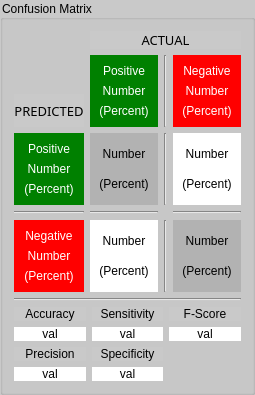
       <widget class="QGroupBox" name="groupBox_2">
        <property name="styleSheet">
         <string notr="true">background-color: #c9c9c9</string>
        </property>
        <property name="title">
         <string>Confusion Matrix</string>
        </property>
        <layout class="QVBoxLayout" name="verticalLayout_13">
         <item>
          <layout class="QGridLayout" name="gridLayout_5">
           <item row="1" column="1" rowspan="2">
            <widget class="QWidget" name="widget_8" native="true">
             <property name="styleSheet">
              <string notr="true">background-color: green</string>
             </property>
             <layout class="QVBoxLayout" name="verticalLayout">
              <item>
               <widget class="QLabel" name="label_21">
                <property name="styleSheet">
                 <string notr="true">color: white</string>
                </property>
                <property name="text">
                 <string>Positive</string>
                </property>
                <property name="alignment">
                 <set>Qt::AlignCenter</set>
                </property>
               </widget>
              </item>
              <item>
               <widget class="QLabel" name="actPosNum_lbl">
                <property name="styleSheet">
                 <string notr="true">color: white</string>
                </property>
                <property name="text">
                 <string>Number</string>
                </property>
                <property name="alignment">
                 <set>Qt::AlignCenter</set>
                </property>
               </widget>
              </item>
              <item>
               <widget class="QLabel" name="actPosPerc_lbl">
                <property name="styleSheet">
                 <string notr="true">color: white</string>
                </property>
                <property name="text">
                 <string>(Percent)</string>
                </property>
                <property name="alignment">
                 <set>Qt::AlignCenter</set>
                </property>
               </widget>
              </item>
             </layout>
            </widget>
           </item>
           <item row="4" column="3">
            <widget class="Line" name="line_11">
             <property name="orientation">
              <enum>Qt::Horizontal</enum>
             </property>
            </widget>
           </item>
           <item row="4" column="1">
            <widget class="Line" name="line_10">
             <property name="orientation">
              <enum>Qt::Horizontal</enum>
             </property>
            </widget>
           </item>
           <item row="3" column="2">
            <widget class="Line" name="line_8">
             <property name="orientation">
              <enum>Qt::Vertical</enum>
             </property>
            </widget>
           </item>
           <item row="2" column="0">
            <widget class="QLabel" name="label_19">
             <property name="font">
              <font>
               <family>MS Reference Sans Serif</family>
               <pointsize>10</pointsize>
              </font>
             </property>
             <property name="layoutDirection">
              <enum>Qt::LeftToRight</enum>
             </property>
             <property name="text">
              <string>PREDICTED</string>
             </property>
             <property name="alignment">
              <set>Qt::AlignCenter</set>
             </property>
            </widget>
           </item>
           <item row="5" column="2">
            <widget class="Line" name="line_9">
             <property name="orientation">
              <enum>Qt::Vertical</enum>
             </property>
            </widget>
           </item>
           <item row="4" column="0">
            <widget class="Line" name="line_4">
             <property name="orientation">
              <enum>Qt::Horizontal</enum>
             </property>
            </widget>
           </item>
           <item row="5" column="1">
            <widget class="QWidget" name="widget_22" native="true">
             <property name="styleSheet">
              <string notr="true">background-color:white</string>
             </property>
             <layout class="QVBoxLayout" name="verticalLayout_11">
              <item>
               <widget class="QLabel" name="falseNegNum_lbl">
                <property name="text">
                 <string>Number</string>
                </property>
                <property name="alignment">
                 <set>Qt::AlignCenter</set>
                </property>
               </widget>
              </item>
              <item>
               <widget class="QLabel" name="falseNegPerc_lbl">
                <property name="text">
                 <string>(Percent)</string>
                </property>
                <property name="alignment">
                 <set>Qt::AlignCenter</set>
                </property>
               </widget>
              </item>
             </layout>
            </widget>
           </item>
           <item row="3" column="3">
            <widget class="QWidget" name="widget_21" native="true">
             <property name="styleSheet">
              <string notr="true">background-color:white</string>
             </property>
             <layout class="QVBoxLayout" name="verticalLayout_10">
              <item>
               <widget class="QLabel" name="falsePosNum_lbl">
                <property name="text">
                 <string>Number</string>
                </property>
                <property name="alignment">
                 <set>Qt::AlignCenter</set>
                </property>
               </widget>
              </item>
              <item>
               <widget class="QLabel" name="falsePosPerc_lbl">
                <property name="text">
                 <string>(Percent)</string>
                </property>
                <property name="alignment">
                 <set>Qt::AlignCenter</set>
                </property>
               </widget>
              </item>
             </layout>
            </widget>
           </item>
           <item row="5" column="3">
            <widget class="QWidget" name="widget_23" native="true">
             <property name="styleSheet">
              <string notr="true">background-color: #B2B2B2</string>
             </property>
             <layout class="QVBoxLayout" name="verticalLayout_12">
              <item>
               <widget class="QLabel" name="trueNegNum_lbl">
                <property name="text">
                 <string>Number</string>
                </property>
                <property name="alignment">
                 <set>Qt::AlignCenter</set>
                </property>
               </widget>
              </item>
              <item>
               <widget class="QLabel" name="trueNegPerc_lbl">
                <property name="text">
                 <string>(Percent)</string>
                </property>
                <property name="alignment">
                 <set>Qt::AlignCenter</set>
                </property>
               </widget>
              </item>
             </layout>
            </widget>
           </item>
           <item row="3" column="1">
            <widget class="QWidget" name="widget_20" native="true">
             <property name="styleSheet">
              <string notr="true">background-color: #B2B2B2</string>
             </property>
             <layout class="QVBoxLayout" name="verticalLayout_9">
              <item>
               <widget class="QLabel" name="truePosNum_lbl">
                <property name="text">
                 <string>Number</string>
                </property>
                <property name="alignment">
                 <set>Qt::AlignCenter</set>
                </property>
               </widget>
              </item>
              <item>
               <widget class="QLabel" name="truePosPerc_lbl">
                <property name="text">
                 <string>(Percent)</string>
                </property>
                <property name="alignment">
                 <set>Qt::AlignCenter</set>
                </property>
               </widget>
              </item>
             </layout>
            </widget>
           </item>
           <item row="3" column="0">
            <widget class="QWidget" name="widget_18" native="true">
             <property name="styleSheet">
              <string notr="true">background-color: green</string>
             </property>
             <layout class="QVBoxLayout" name="verticalLayout_6">
              <item>
               <widget class="QLabel" name="label_23">
                <property name="styleSheet">
                 <string notr="true">color: white</string>
                </property>
                <property name="text">
                 <string>Positive</string>
                </property>
                <property name="alignment">
                 <set>Qt::AlignCenter</set>
                </property>
               </widget>
              </item>
              <item>
               <widget class="QLabel" name="predPosNum_lbl">
                <property name="styleSheet">
                 <string notr="true">color: white</string>
                </property>
                <property name="text">
                 <string>Number</string>
                </property>
                <property name="alignment">
                 <set>Qt::AlignCenter</set>
                </property>
               </widget>
              </item>
              <item>
               <widget class="QLabel" name="predPosPerc_lbl">
                <property name="styleSheet">
                 <string notr="true">color: white</string>
                </property>
                <property name="text">
                 <string>(Percent)</string>
                </property>
                <property name="alignment">
                 <set>Qt::AlignCenter</set>
                </property>
               </widget>
              </item>
             </layout>
            </widget>
           </item>
           <item row="5" column="0">
            <widget class="QWidget" name="widget_19" native="true">
             <property name="styleSheet">
              <string notr="true">background-color: red</string>
             </property>
             <layout class="QVBoxLayout" name="verticalLayout_7">
              <item>
               <widget class="QLabel" name="label_24">
                <property name="styleSheet">
                 <string notr="true">color: white</string>
                </property>
                <property name="text">
                 <string>Negative</string>
                </property>
                <property name="alignment">
                 <set>Qt::AlignCenter</set>
                </property>
               </widget>
              </item>
              <item>
               <widget class="QLabel" name="predNegNum_lbl">
                <property name="styleSheet">
                 <string notr="true">color: white</string>
                </property>
                <property name="text">
                 <string>Number</string>
                </property>
                <property name="alignment">
                 <set>Qt::AlignCenter</set>
                </property>
               </widget>
              </item>
              <item>
               <widget class="QLabel" name="predNegPerc_lbl">
                <property name="styleSheet">
                 <string notr="true">color: white</string>
                </property>
                <property name="text">
                 <string>(Percent)</string>
                </property>
                <property name="alignment">
                 <set>Qt::AlignCenter</set>
                </property>
               </widget>
              </item>
             </layout>
            </widget>
           </item>
           <item row="1" column="3" rowspan="2">
            <widget class="QWidget" name="widget_17" native="true">
             <property name="styleSheet">
              <string notr="true">background-color: RED</string>
             </property>
             <layout class="QVBoxLayout" name="verticalLayout_5">
              <item>
               <widget class="QLabel" name="label_22">
                <property name="styleSheet">
                 <string notr="true">color: white</string>
                </property>
                <property name="text">
                 <string>Negative</string>
                </property>
                <property name="alignment">
                 <set>Qt::AlignCenter</set>
                </property>
               </widget>
              </item>
              <item>
               <widget class="QLabel" name="actNegNum_lbl">
                <property name="styleSheet">
                 <string notr="true">color: white</string>
                </property>
                <property name="text">
                 <string>Number</string>
                </property>
                <property name="alignment">
                 <set>Qt::AlignCenter</set>
                </property>
               </widget>
              </item>
              <item>
               <widget class="QLabel" name="actNegPerc_lbl">
                <property name="styleSheet">
                 <string notr="true">color: white</string>
                </property>
                <property name="text">
                 <string>(Percent)</string>
                </property>
                <property name="alignment">
                 <set>Qt::AlignCenter</set>
                </property>
               </widget>
              </item>
             </layout>
            </widget>
           </item>
           <item row="1" column="2" rowspan="2">
            <widget class="Line" name="line_5">
             <property name="orientation">
              <enum>Qt::Vertical</enum>
             </property>
            </widget>
           </item>
           <item row="0" column="1" colspan="3">
            <widget class="QLabel" name="label_44">
             <property name="font">
              <font>
               <family>MS Reference Sans Serif</family>
               <pointsize>10</pointsize>
              </font>
             </property>
             <property name="layoutDirection">
              <enum>Qt::LeftToRight</enum>
             </property>
             <property name="text">
              <string>ACTUAL</string>
             </property>
             <property name="alignment">
              <set>Qt::AlignCenter</set>
             </property>
            </widget>
           </item>
          </layout>
         </item>
         <item>
          <widget class="Line" name="line_12">
           <property name="orientation">
            <enum>Qt::Horizontal</enum>
           </property>
          </widget>
         </item>
         <item>
          <layout class="QGridLayout" name="gridLayout_4">
           <item row="0" column="0">
            <widget class="QLabel" name="label_31">
             <property name="text">
              <string>Accuracy</string>
             </property>
             <property name="alignment">
              <set>Qt::AlignCenter</set>
             </property>
            </widget>
           </item>
           <item row="2" column="0">
            <widget class="QLabel" name="label_32">
             <property name="text">
              <string>Precision</string>
             </property>
             <property name="alignment">
              <set>Qt::AlignCenter</set>
             </property>
            </widget>
           </item>
           <item row="1" column="0">
            <widget class="QLabel" name="acc_lbl">
             <property name="styleSheet">
              <string notr="true">background-color:white</string>
             </property>
             <property name="text">
              <string>val</string>
             </property>
             <property name="alignment">
              <set>Qt::AlignCenter</set>
             </property>
            </widget>
           </item>
           <item row="0" column="2">
            <widget class="QLabel" name="label_35">
             <property name="text">
              <string>F-Score</string>
             </property>
             <property name="alignment">
              <set>Qt::AlignCenter</set>
             </property>
            </widget>
           </item>
           <item row="1" column="1">
            <widget class="QLabel" name="sens_lbl">
             <property name="styleSheet">
              <string notr="true">background-color:white</string>
             </property>
             <property name="text">
              <string>val</string>
             </property>
             <property name="alignment">
              <set>Qt::AlignCenter</set>
             </property>
            </widget>
           </item>
           <item row="0" column="1">
            <widget class="QLabel" name="label_33">
             <property name="text">
              <string>Sensitivity</string>
             </property>
             <property name="alignment">
              <set>Qt::AlignCenter</set>
             </property>
            </widget>
           </item>
           <item row="1" column="2">
            <widget class="QLabel" name="fscore_lbl">
             <property name="styleSheet">
              <string notr="true">background-color:white</string>
             </property>
             <property name="text">
              <string>val</string>
             </property>
             <property name="alignment">
              <set>Qt::AlignCenter</set>
             </property>
            </widget>
           </item>
           <item row="3" column="0">
            <widget class="QLabel" name="prec_lbl">
             <property name="styleSheet">
              <string notr="true">background-color:white</string>
             </property>
             <property name="text">
              <string>val</string>
             </property>
             <property name="alignment">
              <set>Qt::AlignCenter</set>
             </property>
            </widget>
           </item>
           <item row="2" column="1">
            <widget class="QLabel" name="label_34">
             <property name="text">
              <string>Specificity</string>
             </property>
             <property name="alignment">
              <set>Qt::AlignCenter</set>
             </property>
            </widget>
           </item>
           <item row="3" column="1">
            <widget class="QLabel" name="spec_lbl">
             <property name="styleSheet">
              <string notr="true">background-color:white</string>
             </property>
             <property name="text">
              <string>val</string>
             </property>
             <property name="alignment">
              <set>Qt::AlignCenter</set>
             </property>
            </widget>
           </item>
          </layout>
         </item>
        </layout>
       </widget>
